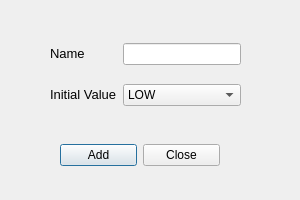
<?xml version="1.0" encoding="UTF-8"?>
<ui version="4.0">
 <class>addSpeciesDialog</class>
 <widget class="QDialog" name="addSpeciesDialog">
  <property name="geometry">
   <rect>
    <x>0</x>
    <y>0</y>
    <width>300</width>
    <height>200</height>
   </rect>
  </property>
  <property name="windowTitle">
   <string>Add Species...</string>
  </property>
  <property name="windowIcon">
   <iconset>
    <normaloff>bio2012.ico</normaloff>bio2012.ico</iconset>
  </property>
  <widget class="QWidget" name="gridLayoutWidget">
   <property name="geometry">
    <rect>
     <x>50</x>
     <y>30</y>
     <width>191</width>
     <height>90</height>
    </rect>
   </property>
   <layout class="QGridLayout" name="gridLayout">
    <item row="1" column="1">
     <widget class="QLabel" name="label_2">
      <property name="text">
       <string>&lt;!DOCTYPE HTML PUBLIC &quot;-//W3C//DTD HTML 4.0//EN&quot; &quot;http://www.w3.org/TR/REC-html40/strict.dtd&quot;&gt;
&lt;html&gt;&lt;head&gt;&lt;meta name=&quot;qrichtext&quot; content=&quot;1&quot; /&gt;&lt;style type=&quot;text/css&quot;&gt;
p, li { white-space: pre-wrap; }
&lt;/style&gt;&lt;/head&gt;&lt;body style=&quot; font-family:'MS Shell Dlg 2'; font-size:8.25pt; font-weight:400; font-style:normal;&quot;&gt;
&lt;p style=&quot; margin-top:0px; margin-bottom:0px; margin-left:0px; margin-right:0px; -qt-block-indent:0; text-indent:0px;&quot;&gt;&lt;span style=&quot; font-size:10pt;&quot;&gt;Initial Value&lt;/span&gt;&lt;/p&gt;&lt;/body&gt;&lt;/html&gt;</string>
      </property>
     </widget>
    </item>
    <item row="0" column="1">
     <widget class="QLabel" name="label">
      <property name="text">
       <string>&lt;!DOCTYPE HTML PUBLIC &quot;-//W3C//DTD HTML 4.0//EN&quot; &quot;http://www.w3.org/TR/REC-html40/strict.dtd&quot;&gt;
&lt;html&gt;&lt;head&gt;&lt;meta name=&quot;qrichtext&quot; content=&quot;1&quot; /&gt;&lt;style type=&quot;text/css&quot;&gt;
p, li { white-space: pre-wrap; }
&lt;/style&gt;&lt;/head&gt;&lt;body style=&quot; font-family:'MS Shell Dlg 2'; font-size:8.25pt; font-weight:400; font-style:normal;&quot;&gt;
&lt;p style=&quot; margin-top:0px; margin-bottom:0px; margin-left:0px; margin-right:0px; -qt-block-indent:0; text-indent:0px;&quot;&gt;&lt;span style=&quot; font-size:10pt;&quot;&gt;Name&lt;/span&gt;&lt;/p&gt;&lt;/body&gt;&lt;/html&gt;</string>
      </property>
     </widget>
    </item>
    <item row="1" column="2">
     <widget class="QComboBox" name="initialValueToAdd">
      <item>
       <property name="text">
        <string>LOW</string>
       </property>
      </item>
      <item>
       <property name="text">
        <string>HIGH</string>
       </property>
      </item>
     </widget>
    </item>
    <item row="0" column="2">
     <widget class="QLineEdit" name="nameToAdd"/>
    </item>
   </layout>
  </widget>
  <widget class="QWidget" name="horizontalLayoutWidget">
   <property name="geometry">
    <rect>
     <x>60</x>
     <y>130</y>
     <width>160</width>
     <height>51</height>
    </rect>
   </property>
   <layout class="QHBoxLayout" name="horizontalLayout">
    <item>
     <widget class="QPushButton" name="addButton">
      <property name="text">
       <string>Add</string>
      </property>
     </widget>
    </item>
    <item>
     <widget class="QPushButton" name="cancelButton">
      <property name="text">
       <string>Close</string>
      </property>
     </widget>
    </item>
   </layout>
  </widget>
 </widget>
 <resources/>
 <connections/>
</ui>
